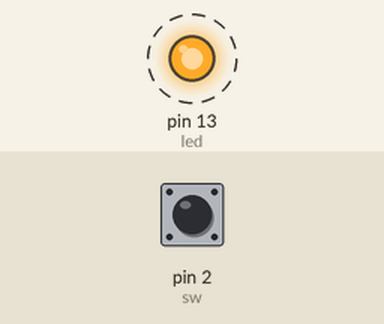
A sketch run on a simulated Arduino Uno, built with avr-gcc and run on an emulated ATmega328P. Shown: output pins drawn as LEDs (lit = HIGH). Dashed ring = blinking. Inputs (shaded band) come from the test bench; at power-on: pin 2 (sw) LOW.

Above: at 4.8 s.
4.9 s: pin 2 (sw) pulled HIGH for 2.35 s
At 5.8 s:
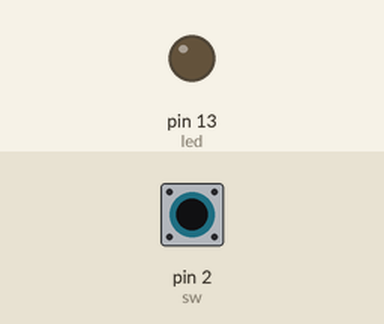
At 7.8 s:
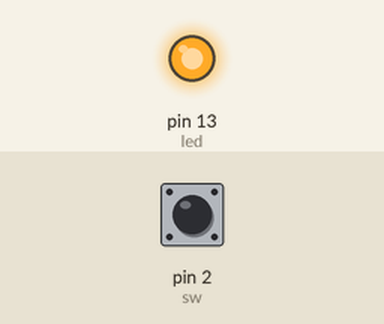
Timing chart, 0 to 14.7 s (numbered marks = the images above; inputs shaded):
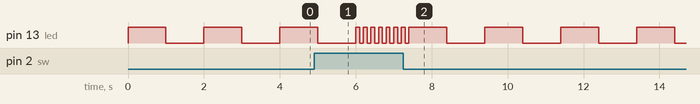

The sketch:

delay.ino
```cpp
const int led =13;
const int sw =2;
int dly;
void setup(){
  pinMode(led,OUTPUT);
  pinMode(sw,INPUT);
}
void loop(){
  if(digitalRead(sw)==HIGH){
    dly = 100;
  }
  else{
    dly = 1000;
  }
  digitalWrite(led,HIGH);
  delay(dly);
  digitalWrite(led,LOW);
  delay(dly);
}
```
